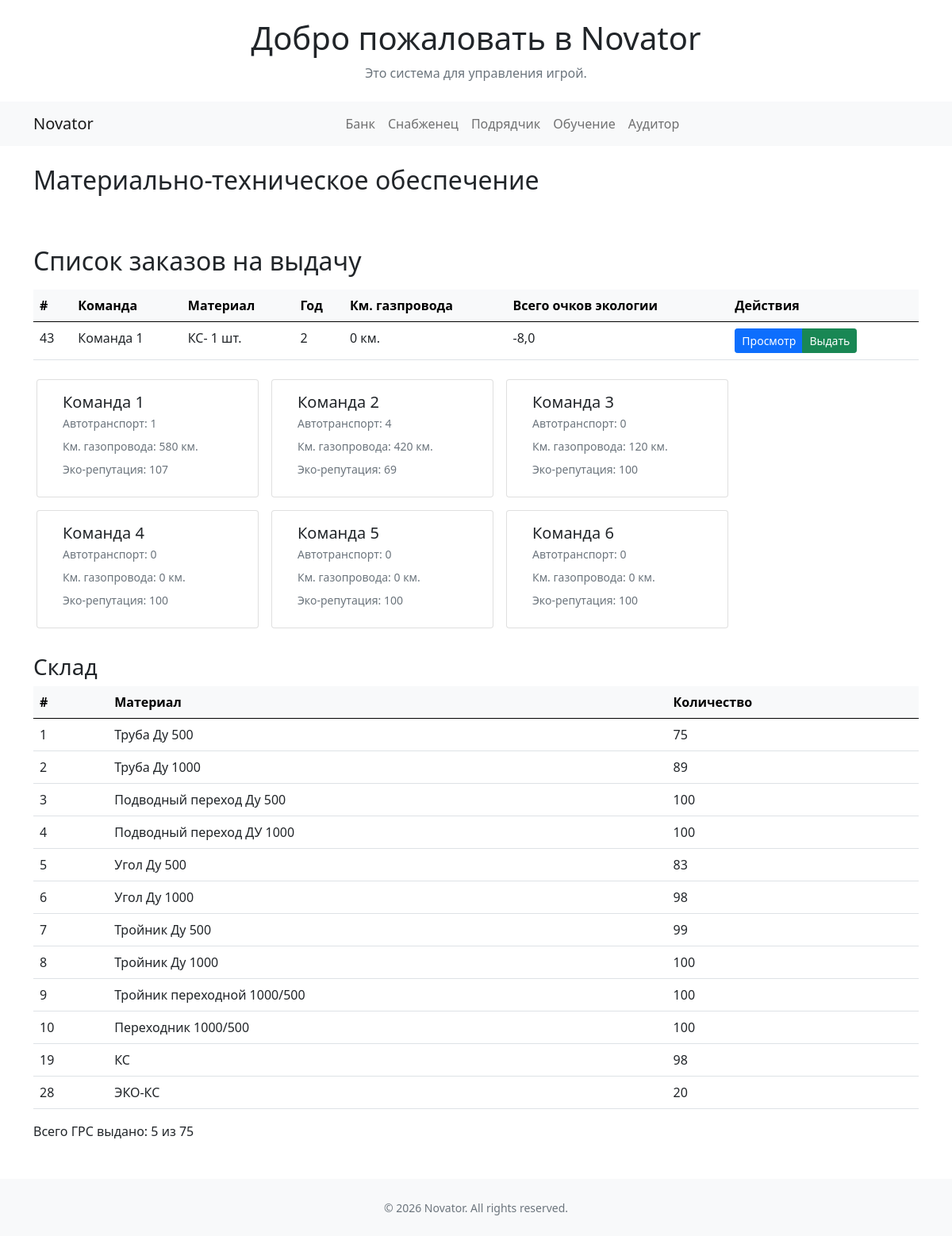
The page /mtr/ (signed in) on the database its author committed.
### bank/models.py (models this page shows, shortened)
class Zakaz(models.Model):
    team = models.ForeignKey(Team, on_delete=models.CASCADE, related_name='zakaz')
    year = models.IntegerField(verbose_name='Год заказа')
    month = models.IntegerField(verbose_name='Месяц заказа', null=True)
    payment = models.BooleanField(default=False, verbose_name='Оплачено')
    issued = models.BooleanField(default=False, verbose_name='Выдано')
    status = models.ForeignKey(Status, on_delete=models.SET_NULL, null=True, blank=True, verbose_name='Статус заказа')
    description = models.TextField(blank=True, verbose_name='Номер договора')
    category = models.ForeignKey(Category, on_delete=models.SET_NULL, null=True, blank=True, verbose_name='Категория заказа')
    @property
    def total_km(self):
        items = self.zakazitem_set.filter(material__category__slug='trubi')
        return sum(item.quantity * 20 for item in items)
    @property
    def total_eco_score(self):
        items = self.zakazitem_set.all()
        return sum(item.quantity * item.material.eco_score for item in items)

class ZakazItem(models.Model):
    zakaz = models.ForeignKey(Zakaz, on_delete=models.CASCADE)
    material = models.ForeignKey(Material, on_delete=models.CASCADE)
    price = models.FloatField(max_length=10)
    quantity = models.IntegerField()
    koeff = models.FloatField(max_length=10, default=1.0)
    refund = models.BooleanField(default=False, verbose_name='Возврат')
    profit_val = models.FloatField(max_length=10, default=0, verbose_name='Прибыль')
    profit_koeff = models.FloatField(max_length=10, default=0, verbose_name='Коэффициент прибыли')

### main/models.py (models this page shows, shortened)
class Team(models.Model):
    name = models.CharField(max_length=100, verbose_name='Имя команды')
    slug = models.SlugField(max_length=100)
    status = models.BooleanField(default=False, verbose_name='Активно')
    learn_les = models.BooleanField(default=False, verbose_name='Мастер ЛЭС')
    learn_grs = models.BooleanField(default=False, verbose_name='Оператор ГРС')
    learn_ks = models.BooleanField(default=False, verbose_name='Инженер ГKС')
    auto = models.IntegerField(default=0, verbose_name='Автотранспорт')

class Material(models.Model):
    name = models.CharField(max_length=100,verbose_name='Наименование')
    slug = models.SlugField(max_length=100, blank=True)
    price = models.FloatField(max_length=10, verbose_name='Стоимость')
    category = models.ForeignKey(Category, on_delete=models.SET_DEFAULT ,verbose_name='Категория', default='пусто')
    eco_score = models.FloatField(max_length=10, verbose_name='Экологический балл', default=0)

class EcoScore(models.Model):
    team = models.OneToOneField(Team, on_delete=models.CASCADE, related_name='eco_scores')
    score = models.FloatField(max_length=10, verbose_name='Всего баллов')

### mtr/models.py (models this page shows, shortened)
class Stock(models.Model):
    warehouse = models.ForeignKey(
        Sklad,
        on_delete=models.CASCADE,
        related_name="stocks",
        verbose_name="Склад"
    )
    material = models.ForeignKey(
        Material,
        on_delete=models.CASCADE,
        related_name="stocks",
        verbose_name="Материал"
    )
    quantity = models.DecimalField(
        max_digits=15,
        decimal_places=3,
        default=0,
        verbose_name="Количество"
    )
    class Meta:
        unique_together = ("warehouse", "material")
        verbose_name = "Остаток"
        verbose_name_plural = "Остатки"

### mtr/views.py (the view)
# urls.py: path('', views.index, name='index'),
@login_required
def index(request):
    zakazy = Zakaz.objects.filter(status__pk=2,payment=True,issued=False,category__slug__in=['trubi', 'ks', 'grs'], team__name__in=request.user.userprofile.teams.values_list('name', flat=True))
    zakazy_items = ZakazItem.objects.filter(zakaz__in=zakazy)
    sklad = Sklad.objects.filter(is_active=True, name = request.user.userprofile.sklad)
    stock = Stock.objects.filter(warehouse__in=sklad, material__category__slug__in=['trubi', 'ks'])
    teams = Team.objects.filter(status=True, name__in=request.user.userprofile.teams.values_list('name', flat=True))
    grs_items = Stock.objects.filter(warehouse__team__in=teams, material__category__slug='grs').count()
    teams_items = []
    teams_auto = []
    for team in teams:
        team_sklads = Sklad.objects.filter(team=team, is_active=True)
        items_auto = ZakazItem.objects.filter(zakaz__team=team, material__category__slug__in=['auto']).aggregate(total=Sum('quantity'))['total'] or 0
        teams_auto.append({'team': team, 'auto_count': items_auto})
        total = Stock.objects.filter(warehouse__in=team_sklads, material__category__slug__in=['trubi']).aggregate(total=Sum('quantity'))['total'] or 0
        teams_items.append({'team': team, 'items_count': total * 20})
    materials = []
    for items in sklad:
        materials.extend(Stock.objects.filter(warehouse=items))
    context = {
        'zakazy': zakazy,
        'zakazy_items': zakazy_items,
        'sklad': stock,
        'teams': teams,
        'materials': materials,
        'teams_items': teams_items,
        'teams_auto': teams_auto,
        'grs_items': grs_items,
    }
    return render(request, 'mtr/index.html', context)

### mtr/models.py (called while the page is built)
    def __str__(self):
        return self.name

### templates/mtr/index.html (shortened to what this page needs)
{% extends 'base.html' %}
{% load static %}
{% block content %}
<div class="container my-4">
  <h2 class="mb-4">Материально-техническое обеспечение</h2>
    <div class="d-flex flex-row mb-3 gap-3 overflow-auto py-2 px-1">
    </div>
</div>
<div class="container my-4">
  <div class="d-flex justify-content-between align-items-center mb-3">
    <h2 class="m-0">Список заказов на выдачу</h2>
  </div>
  {% if zakazy %}
    <div class="table-responsive">
      <table class="table table-hover">
        <thead class="table-light">
          <tr>
            <th>#</th>
            <th>Команда</th>
            <th>Материал</th>
            <th>Год</th>
            <th>Км. газпровода</th>
            <th>Всего очков экологии</th>
            <th>Действия</th>
          </tr>
        </thead>
        <tbody>
          {% for zakaz in zakazy %}
          <tr>
            <td>{{ zakaz.id }}</td>
            <td>{{ zakaz.team.name }}</td>
            <td>{% for item in zakazy_items %}
            {% if item.zakaz.id == zakaz.id %}{{ item.material.name }}- {{ item.quantity|floatformat:0 }} шт.<br>{% endif %}{% endfor %}</td>
            <td>{{ zakaz.year }}</td>
            <td>{{ zakaz.total_km}} км.</td>
            <td>-{{ zakaz.total_eco_score }}</td>
            <td>
            <div class="d-flex flex-row gap-2">
              <div class="btn-group " role="group">
                <a href="{% url 'mtr:extradition_detail' zakaz.id %}" class="btn btn-sm btn-primary">
                   Просмотр
                </a>
                <a href="{% url 'mtr:shipment' zakaz.id %}" class="btn btn-sm btn-success">
                   Выдать
                </a>
              </div>
              </div>
            </td>
          </tr>
          {% endfor %}
        </tbody>
      </table>
    </div>
  {% endif %}
   {% if teams %}
    <div class="team-row d-flex flex-row flex-wrap gap-3 overflow-auto py-2 px-1" style="scroll-behavior:smooth;">
      {% for team in teams %}
        <a href="{% url 'mtr:sklad_team_detail' team.pk %}" style="display: block; text-decoration: none; color: inherit;"><div class="card" style="min-width:280px; max-width:320px;">
          <div class="card-body d-flex align-items-start">
            <div class="flex-grow-1">
              <h5 class="card-title mb-1">{{ team.name }}</h5>
              <div class="d-flex justify-content-between align-items-center">
                <div class="small text-muted">
                {% for item in teams_auto %}
                   {% if item.team.pk == team.pk %}
                   <p class="card-text mb-2">
                  Автотранспорт: {{ item.auto_count|floatformat:0 }} </p>{% endif %}
                {% endfor %}
                {% for item in teams_items %}
                  {% if item.team.pk == team.pk %}
                  <p class="card-text mb-2">
                  Км. газопровода: {{ item.items_count|floatformat:0 }} км.</p>{% endif %}
                  {% endfor %}
                  <p class="card-text mb-2">
                   Эко-репутация: {{ team.eco_scores.score| floatformat:0 }}</p>
                </div>
              </div>
            </div>
          </div>
        </div></a>
      {% endfor %}
    </div>
  {% else %}
    <p class="text-muted">No teams found.</p>
  {% endif %}
  {% if sklad %}
    <div class="table-responsive mt-4">
      <h3>Склад</h3>
      <table class="table table-hover">
        <thead class="table-light">
          <tr>
            <th>#</th>
            <th>Материал</th>
            <th>Количество</th>
          </tr>
        </thead>
        <tbody>
          {% for item in sklad %}
          <tr>
            <td>{{ item.id }}</td>
            <td>{{ item.material.name }}</td>
            <td>{{ item.quantity|floatformat:0 }}</td>
          </tr>
          {% endfor %}
        </tbody>
      </table>
      <p class="mb-0">Всего ГРС выдано: {{ grs_items }} из 75</p>
    </div>
  {% endif %}
{% endblock %}

### rows shown on the page
Zakaz: id "43", team.name "Команда 1", year "2", total_km "0", total_eco_score "8,0"
ZakazItem: material.name "КС", quantity "1"
Team: name "Команда 1", auto_count "1", items_count "580", eco_scores.score "107"
Team: name "Команда 2", auto_count "4", items_count "420", eco_scores.score "69"
Team: name "Команда 3", auto_count "0", items_count "120", eco_scores.score "100"
Team: name "Команда 4", auto_count "0", items_count "0", eco_scores.score "100"
Team: name "Команда 5", auto_count "0", items_count "0", eco_scores.score "100"
Team: name "Команда 6", auto_count "0", items_count "0", eco_scores.score "100"
Stock: id "1", material.name "Труба Ду 500", quantity "75"
Stock: id "2", material.name "Труба Ду 1000", quantity "89"
Stock: id "3", material.name "Подводный переход Ду 500", quantity "100"
Stock: id "4", material.name "Подводный переход ДУ 1000", quantity "100"
Stock: id "5", material.name "Угол Ду 500", quantity "83"
Stock: id "6", material.name "Угол Ду 1000", quantity "98"
Stock: id "7", material.name "Тройник Ду 500", quantity "99"
Stock: id "8", material.name "Тройник Ду 1000", quantity "100"
Stock: id "9", material.name "Тройник переходной 1000/500", quantity "100"
Stock: id "10", material.name "Переходник 1000/500", quantity "100"
Stock: id "19", material.name "КС", quantity "98"
Stock: id "28", material.name "ЭКО-КС", quantity "20"

### other values the page prints
{{ grs_items }} "5"
{{ year|default:2026 }} "2026"
